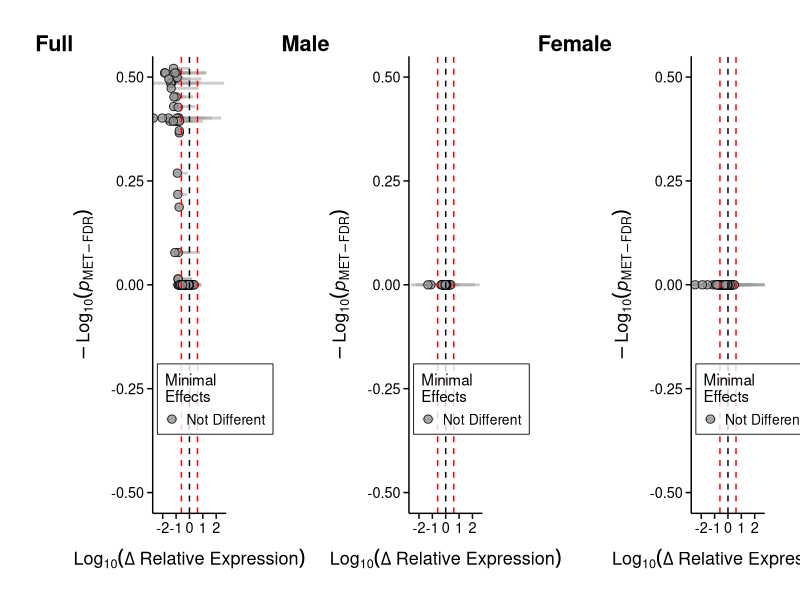

Source code (R): (Note: this script raises an error after producing the figure.)
#Authour: Evan Krysmanski
#Looking at evidence for "non-equivalence"
#Objective is to use two one-tail t-tests with a margin to determine if difference
# are clearly greater than or less than the predefined equivalence bounds
# Practically; we don't really care if genes are not clearly equivalent within strict
# bounds, but may be concerned if they are clearly different from our predefined 
# boundries

library(tidyverse)
library(ggplot2)

#read in the data; saved from Relative_expression_TOSTs________________________

#start with the male data:
male_data <- read.csv(file = "data/clean/RE_data_male.csv", header = TRUE) %>% 
  select(Geneid, starts_with("FC_")) %>% 
  filter(Geneid != "mgst1.2")

male_data_tests <- male_data %>% 
  rowwise() %>% 
  mutate(lower_test_p = (t.test(x = c_across(starts_with("FC_E")), 
                                y = c_across(starts_with("FC_UN")), 
                                mu = -3, 
                                alternative = "less", 
                                paired = TRUE))$p.value, 
         upper_test_p = (t.test(x = c_across(starts_with("FC_E")), 
                                y = c_across(starts_with("FC_UN")), 
                                mu = 3, 
                                alternative = "greater", 
                                paired = TRUE))$p.value, 
         mean_diff = mean(c_across(starts_with("FC_E")) - (c_across(starts_with("FC_UN")))),
         sd_diff = sd(c_across(starts_with("FC_E")) - c_across(starts_with("FC_UN")))) %>% 
  ungroup() %>% 
  mutate(lower_p_adj = p.adjust(lower_test_p, method = "BH", n = length(male_data$Geneid)), 
         upper_p_adj = p.adjust(upper_test_p, method = "BH", n = length(male_data$Geneid)),
         p_MET = pmin(lower_test_p, upper_test_p),
         p_MET_adj = p.adjust(p_MET, method = "BH"),
         rank = rank(p_MET, ties.method = "first"),
         alpha_k = (rank / nrow(male_data)) * .1,
         tcrit_FDR = qt(1 - alpha_k, df = 3 - 1),
         ci_low_FDR = mean_diff - tcrit_FDR * sd_diff / sqrt(3),
         ci_up_FDR  = mean_diff + tcrit_FDR * sd_diff / sqrt(3),
         different_FDR_CI = (ci_up_FDR < -3 | ci_low_FDR > 3),
         different = (lower_p_adj < 0.05 | upper_p_adj < 0.05 ))

summary(male_data_tests$different)
summary(male_data_tests$different_FDR_CI)

#Visualize Results:
MET_male <- ggplot(
  male_data_tests,
  aes(x = sign(mean_diff) * log10(abs(mean_diff) + 1),
      y = -log10(p_MET_adj),
      fill = different_FDR_CI)) +
  geom_errorbar(aes(xmin = sign(ci_low_FDR) * log10(abs(ci_low_FDR) + 1),
                    xmax = sign(ci_up_FDR)  * log10(abs(ci_up_FDR) + 1),
                    colour = different_FDR_CI),
                width = 0,
                linewidth = 1,
                alpha = 0.5) +
  geom_point(shape = 21,
             size = 2.5,
             alpha = 0.8,
             colour = "black") +
  scale_fill_manual(values = c("TRUE" = "firebrick3", "FALSE" = "grey60"),
                    breaks = c("TRUE", "FALSE"),
                    labels = c("TRUE" = "Different (FDR‑MET)","FALSE" = "Not Different")) +
  scale_colour_manual(values = c("TRUE" = "firebrick3", "FALSE" = "grey60"),
                      breaks = c(TRUE, FALSE),
                      labels = c("TRUE" = "Different (FDR‑MET)", "FALSE" = "Not Different")) +
  geom_vline(xintercept = c(log10(3 + 1) * -1, log10(3 + 1)),
             linetype = "dashed",
             colour = "red") +
  geom_vline(xintercept = 0,
             linetype = "dashed",
             colour = "black") +
  labs(x = expression(Log[10](Delta~"Relative Expression")),
       y = expression(-Log[10](italic(p)[MET-FDR])),
       tag = "Male",
       fill = "Minimal\nEffects",
       colour = "Minimal\nEffects") +
  coord_cartesian(xlim = c(-2.5, 2.5),  
                  ylim = c(-0.5, 0.5)) +
  theme_minimal() +
  theme(
    axis.line = element_line(colour = "black"),
    panel.grid.minor = element_blank(),
    panel.grid.major = element_blank(),
    plot.margin = margin(20, 20, 20, 20),
    legend.position = c(0.85, 0.25),
    legend.key.size = unit(10, "pt"),
    legend.text = element_text(size = 10),
    legend.title = element_text(size = 11),
    legend.background = element_rect(
      fill = alpha("white", 0.8),
      colour = "black",
      linewidth = 0.3
    ),
    text = element_text(size = 13, colour = "black"),
    axis.text = element_text(colour = "black"),
    axis.title.x = element_text(vjust = -1),
    axis.title.y = element_text(margin = margin(r = 10)),
    plot.tag = element_text(face = "bold", vjust = 1),
    axis.ticks = element_line(colour = "black"),
    axis.ticks.length = unit(4, "pt")
  )

#Female data now... 
fem_data <- read.csv(file = "data/clean/RE_data_female.csv", header = TRUE) %>% 
  select(Geneid, starts_with("FC_")) %>% 
  filter(Geneid != "sod2")

fem_data_tests <- fem_data %>% 
  rowwise() %>% 
  mutate(lower_test_p = (t.test(x = c_across(starts_with("FC_E")), 
                                y = c_across(starts_with("FC_UN")), 
                                mu = -3, 
                                alternative = "less", 
                                paired = TRUE))$p.value, 
         upper_test_p = (t.test(x = c_across(starts_with("FC_E")), 
                                y = c_across(starts_with("FC_UN")), 
                                mu = 3, 
                                alternative = "greater", 
                                paired = TRUE))$p.value, 
         mean_diff = mean(c_across(starts_with("FC_E")) - (c_across(starts_with("FC_UN")))),
         sd_diff = sd(c_across(starts_with("FC_E")) - c_across(starts_with("FC_UN")))) %>% 
  ungroup() %>% 
  mutate(lower_p_adj = p.adjust(lower_test_p, method = "BH", n = length(fem_data$Geneid)), 
         upper_p_adj = p.adjust(upper_test_p, method = "BH", n = length(fem_data$Geneid)),
         p_MET = pmin(lower_test_p, upper_test_p),
         p_MET_adj = p.adjust(p_MET, method = "BH"),
         rank = rank(p_MET, ties.method = "first"),
         alpha_k = (rank / nrow(fem_data)) * .05,
         tcrit_FDR = qt(1 - alpha_k, df = 3 - 1),
         ci_low_FDR = mean_diff - tcrit_FDR * sd_diff / sqrt(3),
         ci_up_FDR  = mean_diff + tcrit_FDR * sd_diff / sqrt(3),
         different_FDR_CI = (ci_up_FDR < -3 | ci_low_FDR > 3),
         different = (lower_p_adj < 0.05 | upper_p_adj < 0.05 ))

summary(fem_data_tests$different)
summary(fem_data_tests$different_FDR_CI)

#Visualize Results:
MET_fem <- ggplot(
  fem_data_tests,
  aes(x = sign(mean_diff) * log10(abs(mean_diff) + 1),
      y = -log10(p_MET_adj),
      fill = different_FDR_CI)) +
  geom_errorbar(aes(xmin = sign(ci_low_FDR) * log10(abs(ci_low_FDR) + 1),
                    xmax = sign(ci_up_FDR)  * log10(abs(ci_up_FDR) + 1),
                    colour = different_FDR_CI),
                width = 0,
                linewidth = 1,
                alpha = 0.5) +
  geom_point(shape = 21,
             size = 2.5,
             alpha = 0.8,
             colour = "black") +
  scale_fill_manual(values = c("TRUE" = "firebrick3", "FALSE" = "grey60"),
                    breaks = c("TRUE", "FALSE"),
                    labels = c("TRUE" = "Different (FDR‑MET)","FALSE" = "Not Different")) +
  scale_colour_manual(values = c("TRUE" = "firebrick3", "FALSE" = "grey60"),
                      breaks = c(TRUE, FALSE),
                      labels = c("TRUE" = "Different (FDR‑MET)", "FALSE" = "Not Different")) +
  geom_vline(xintercept = c(log10(3 + 1) * -1, log10(3 + 1)),
             linetype = "dashed",
             colour = "red") +
  geom_vline(xintercept = 0,
             linetype = "dashed",
             colour = "black") +
  labs(x = expression(Log[10](Delta~"Relative Expression")),
       y = expression(-Log[10](italic(p)[MET-FDR])),
       tag = "Female",
       fill = "Minimal\nEffects",
       colour = "Minimal\nEffects") +
  coord_cartesian(xlim = c(-2.5, 2.5),  
                  ylim = c(-0.5, 0.5)) +
  theme_minimal() +
  theme(
    axis.line = element_line(colour = "black"),
    panel.grid.minor = element_blank(),
    panel.grid.major = element_blank(),
    plot.margin = margin(20, 20, 20, 20),
    legend.position = c(0.85, 0.25),
    legend.key.size = unit(10, "pt"),
    legend.text = element_text(size = 10),
    legend.title = element_text(size = 11),
    legend.background = element_rect(
      fill = alpha("white", 0.8),
      colour = "black",
      linewidth = 0.3
    ),
    text = element_text(size = 13, colour = "black"),
    axis.text = element_text(colour = "black"),
    axis.title.x = element_text(vjust = -1),
    axis.title.y = element_text(margin = margin(r = 10)),
    plot.tag = element_text(face = "bold", vjust = 1),
    axis.ticks = element_line(colour = "black"),
    axis.ticks.length = unit(4, "pt")
  )

#Male and female combined... 
full_data <- read.csv(file = "data/clean/RE_data_full.csv", header = TRUE) %>% 
  select(Geneid, starts_with("FC_")) %>% 
  filter(Geneid != "akr1a1b")

full_data_tests <- full_data %>% 
  rowwise() %>% 
  mutate(lower_test_p = (t.test(x = c_across(starts_with("FC_E")), 
                                y = c_across(starts_with("FC_UN")), 
                                mu = -3, 
                                alternative = "less", 
                                paired = TRUE))$p.value, 
         upper_test_p = (t.test(x = c_across(starts_with("FC_E")), 
                                y = c_across(starts_with("FC_UN")), 
                                mu = 3, 
                                alternative = "greater", 
                                paired = TRUE))$p.value, 
         mean_diff = mean(c_across(starts_with("FC_E")) - (c_across(starts_with("FC_UN")))),
         sd_diff = sd(c_across(starts_with("FC_E")) - c_across(starts_with("FC_UN")))) %>% 
  ungroup() %>% 
  mutate(lower_p_adj = p.adjust(lower_test_p, method = "BH", n = length(full_data$Geneid)), 
         upper_p_adj = p.adjust(upper_test_p, method = "BH", n = length(full_data$Geneid)),
         p_MET = pmin(lower_test_p, upper_test_p),
         p_MET_adj = p.adjust(p_MET, method = "BH"),
         rank = rank(p_MET, ties.method = "first"),
         alpha_k = (rank / nrow(full_data)) * .1,
         tcrit_FDR = qt(1 - alpha_k, df = 6 - 1),
         ci_low_FDR = mean_diff - tcrit_FDR * sd_diff / sqrt(6),
         ci_up_FDR  = mean_diff + tcrit_FDR * sd_diff / sqrt(6),
         different_FDR_CI = (ci_up_FDR < -3 | ci_low_FDR > 3),
         different = (lower_p_adj < 0.05 | upper_p_adj < 0.05 ))

summary(full_data_tests$different)
summary(full_data_tests$different_FDR_CI)

#Visualize Results:
MET_full <- ggplot(
  full_data_tests,
  aes(x = sign(mean_diff) * log10(abs(mean_diff) + 1),
      y = -log10(p_MET_adj),
      fill = different_FDR_CI)) +
  geom_errorbar(aes(xmin = sign(ci_low_FDR) * log10(abs(ci_low_FDR) + 1),
                    xmax = sign(ci_up_FDR)  * log10(abs(ci_up_FDR) + 1),
                    colour = different_FDR_CI),
                width = 0,
                linewidth = 1,
                alpha = 0.5) +
  geom_point(shape = 21,
             size = 2.5,
             alpha = 0.8,
             colour = "black") +
  scale_fill_manual(values = c("TRUE" = "firebrick3", "FALSE" = "grey60"),
                    breaks = c("TRUE", "FALSE"),
                    labels = c("TRUE" = "Different (FDR‑MET)","FALSE" = "Not Different")) +
  scale_colour_manual(values = c("TRUE" = "firebrick3", "FALSE" = "grey60"),
                      breaks = c(TRUE, FALSE),
                      labels = c("TRUE" = "Different (FDR‑MET)", "FALSE" = "Not Different")) +
  geom_vline(xintercept = c(log10(3 + 1) * -1, log10(3 + 1)),
             linetype = "dashed",
             colour = "red") +
  geom_vline(xintercept = 0,
             linetype = "dashed",
             colour = "black") +
  labs(x = expression(Log[10](Delta~"Relative Expression")),
       y = expression(-Log[10](italic(p)[MET-FDR])),
       tag = "Full",
       fill = "Minimal\nEffects",
       colour = "Minimal\nEffects") +
  coord_cartesian(xlim = c(-2.5, 2.5), 
                  ylim = c(-0.5, 0.5)) +
  theme_minimal() +
  theme(
    axis.line = element_line(colour = "black"),
    panel.grid.minor = element_blank(),
    panel.grid.major = element_blank(),
    plot.margin = margin(20, 20, 20, 20),
    legend.position = c(0.85, 0.25),
    legend.key.size = unit(10, "pt"),
    legend.text = element_text(size = 10),
    legend.title = element_text(size = 11),
    legend.background = element_rect(
      fill = alpha("white", 0.8),
      colour = "black",
      linewidth = 0.3
    ),
    text = element_text(size = 13, colour = "black"),
    axis.text = element_text(colour = "black"),
    axis.title.x = element_text(vjust = -1),
    axis.title.y = element_text(margin = margin(r = 10)),
    plot.tag = element_text(face = "bold", vjust = 1),
    axis.ticks = element_line(colour = "black"),
    axis.ticks.length = unit(4, "pt")
  )

library(patchwork)

(MET_full | MET_male | MET_fem)

#After adjusting p-values seems like nothing falls clearly outside of equivalence bounds
# This is surprising since CIs on the TOST-plot for males at least, suggested that 
# there were several

#I suppose this means we can claim there is evidence that x/y genes RE values are 
#  clearly practically equivalent, and there is insufficient evidence to claim any 
#  of the values are clearly outside the equivalence bounds. Taken together, this 
#  suggests that the bait-capture enrichement data is not distorting relative 
#  expression of the counts, and therefore we believe bait-capture enrichement is 
#  suitable to use for further investigation of the targets in zebrafish. 










#Realizing these samples are paired... re do the TOST
#Try full data:
e_bounds <- 3   # your equivalence bounds
alpha <- 0.05   # for 90% CI
n_val <- 6      # number of paired samples

TOST_full_paired <- full_data %>% 
  rowwise() %>% 
  mutate(Tost_low_p = (t.test(x = c_across(starts_with("FC_E")), 
                              y = c_across(starts_with("FC_UN")),
                              mu = -3,
                              paired = TRUE, 
                              alternative = "greater"))$p.value, 
         Tost_up_p = (t.test(x = c_across(starts_with("FC_E")),
                             y = c_across(starts_with("FC_UN")),
                             mu = 3,
                             paired = TRUE,
                             alternative = "less"))$p.value, 
         NHST_p = (t.test(x = c_across(starts_with("FC_E")), 
                          y = c_across(starts_with("FC_UN")),
                          mu = 0,
                          paired = TRUE, 
                          alternative = "two.sided"))$p.value, 
         mean_diff = mean(c_across(starts_with("FC_E")) - c_across(starts_with("FC_UN"))),
         sd_diff = sd(c_across(starts_with("FC_E")) - c_across(starts_with("FC_UN"))),
         TOST_ci_low = mean_diff - qt(1 - 2*alpha, df = n_val - 1) * sd_diff / sqrt(n_val),
         TOST_ci_up  = mean_diff + qt(1 - 2*alpha, df = n_val - 1) * sd_diff / sqrt(n_val)) %>% 
  ungroup()

TOST_full_paired <- TOST_full_paired %>% 
  mutate(Tost_low_p_adjust = p.adjust(Tost_low_p, method = "BH", n = length(TOST_full_paired$Geneid)), 
         Tost_up_p_adjust = p.adjust(Tost_up_p, method = "BH", n = length(TOST_full_paired$Geneid)), 
         max_p_TOST = pmax(Tost_low_p_adjust, Tost_up_p_adjust), 
         BH_rank = rank(max_p_TOST, ties.method = "first"),     #FDR 10%; BH adjusted CIs
         alpha_k = (BH_rank / nrow(TOST_full_paired)) * 0.05,
         tcrit_k = qt(1 - alpha_k, df = n_val - 1),
         CI_low_FDR = mean_diff - tcrit_k * sd_diff / sqrt(n_val),
         CI_up_FDR  = mean_diff + tcrit_k * sd_diff / sqrt(n_val),
         half_CI_FDR = (abs(CI_low_FDR) + abs(CI_up_FDR)) / 2,
         Equivalence_p = Tost_low_p_adjust < 0.05 & Tost_up_p_adjust < 0.05,
         Equivalence_CI_FDR = CI_low_FDR > -3 & CI_up_FDR < 3)

summary(TOST_full_paired$Equivalence_p)
summary(TOST_full_paired$Equivalence_CI_FDR)

#Plot the results (TOST-plot style)

ggplot(TOST_full_paired, aes(x = mean_diff, y = Geneid)) +
  geom_vline(aes(xintercept = -1*e_bounds), linetype = "dashed", color = "red") +
  geom_vline(aes(xintercept = e_bounds),  linetype = "dashed", color = "red") +
  geom_vline(aes(xintercept = 0), linetype = "dashed", color = "black") +
  geom_point(size = 1.5, 
             alpha = 0.5,
             shape = 22, 
             colour = "purple4", fill = "purple3") +
  geom_errorbar(aes(y = Geneid, xmin = TOST_ci_low, xmax = TOST_ci_up), 
                colour = "purple2", 
                width = 0, 
                linewidth = 1, 
                alpha = 0.5) +
  labs(x = expression(Delta~"FC (trancript/txn2)"), 
       title = "Difference in Slope to Zero (Full Data)") +
  coord_cartesian(xlim = c(-15, 15), 
                  clip = "off") +
  theme_minimal(base_family = "Arial") +
  theme(
    axis.line.x = element_line(color = "black", width = 0.75), 
    axis.ticks.x = element_line(color = "black", width = 0.75),
    axis.text.y = element_blank(),
    axis.title.y = element_blank(), 
    axis.title.x = element_text(size = 15, vjust = -1),
    panel.grid.major.y = element_blank(), 
    panel.grid.minor.y = element_blank(), 
    margins = margin(t = 15, r = 15, l = 15, b = 15, unit = "pt"), 
  )

#Volcano Style Plot
full <- ggplot(TOST_full_paired,
       aes(x = sign(mean_diff) * log10(abs(mean_diff) + 1), 
           y = log10(max_p_TOST),
           fill = Equivalence_CI_FDR)) +
  geom_errorbar(
    aes(xmin = sign(CI_low_FDR) * log10(abs(CI_low_FDR) + 1),
        xmax = sign(CI_up_FDR) * log10(abs(CI_up_FDR) + 1),
        colour = Equivalence_CI_FDR),
    width = 0,
    linewidth = 1,
    alpha = 0.5) +
  geom_point(shape = 21, 
             size = 2.5, 
             alpha = 0.8, 
             colour = "black") +
  scale_fill_manual(values = c("TRUE" = "purple3","FALSE" = "grey60"), 
                    breaks = c("TRUE", "FALSE"), 
                    labels = c("TRUE" = "Equivalent (n = 361)", "FALSE" = "Unclear (n = 75)")) +
  scale_colour_manual(values = c("TRUE" = "purple3", "FALSE" = "grey60"), 
                      breaks = c(TRUE, FALSE),
                      labels = c("TRUE" = "Equivalent (n = 361)", "FALSE" = "Unclear (n = 75)")) +
  geom_vline(xintercept = c(log10(3+1)*-1, log10(3+1)),
             linetype = "dashed", colour = "red") +
  geom_vline(xintercept = 0,
             linetype = "dashed", colour = "black") +
  labs(x = expression(Log[10](Delta~"Relative Expression")), 
       y = expression(Log[10](italic(p)[TOST])),
       tag = "A.",
       fill = "Practical\nEquivalence",
       colour = "Practical\nEquivalence") +
  coord_cartesian(xlim = c(-2.5, 2.5))+
  theme_minimal() +
  theme(
    axis.line = element_line(colour = "black"),
    panel.grid.minor = element_blank(),
    panel.grid.major = element_blank(),
    plot.margin = margin(20, 20, 20, 20),
    legend.position = c(0.85, 0.45),
    legend.key.size = unit(10, "pt"),
    legend.text = element_text(size = 10),
    legend.title = element_text(size = 11),
    legend.background = element_rect(
      fill = alpha("white", 0.8),
      colour = "black",
      linewidth = 0.3),
    text = element_text(size = 13, colour = "black"), 
    axis.text = element_text(colour = "black"), 
    axis.title.x = element_text(vjust = -1), 
    axis.title.y = element_text(margin = margin(r = 10)),
    plot.tag = element_text(face = "bold", vjust = 1),
    axis.ticks = element_line(colour = "black"),
    axis.ticks.length = unit(4, "pt"))

#Try with Male Samples
e_bounds <- 3   # your equivalence bounds
alpha <- 0.05   # for 90% CI
n_val <- 3      # number of paired samples

TOST_male_paired <- male_data %>% 
  rowwise() %>% 
  mutate(Tost_low_p = (t.test(x = c_across(starts_with("FC_E")), 
                              y = c_across(starts_with("FC_UN")),
                              mu = -3,
                              paired = TRUE, 
                              alternative = "greater"))$p.value, 
         Tost_up_p = (t.test(x = c_across(starts_with("FC_E")),
                             y = c_across(starts_with("FC_UN")),
                             mu = 3,
                             paired = TRUE,
                             alternative = "less"))$p.value, 
         NHST_p = (t.test(x = c_across(starts_with("FC_E")), 
                          y = c_across(starts_with("FC_UN")),
                          mu = 0,
                          paired = TRUE, 
                          alternative = "two.sided"))$p.value, 
         mean_diff = mean(c_across(starts_with("FC_E")) - c_across(starts_with("FC_UN"))),
         sd_diff = sd(c_across(starts_with("FC_E")) - c_across(starts_with("FC_UN"))),
         TOST_ci_low = mean_diff - qt(1 - alpha, df = n_val - 1) * sd_diff / sqrt(n_val),
         TOST_ci_up  = mean_diff + qt(1 - alpha, df = n_val - 1) * sd_diff / sqrt(n_val)) %>% 
  ungroup()

TOST_male_paired <- TOST_male_paired %>% 
  mutate(Tost_low_p_adjust = p.adjust(Tost_low_p, method = "BH", n = length(TOST_male_paired$Geneid)), 
         Tost_up_p_adjust = p.adjust(Tost_up_p, method = "BH", n = length(TOST_male_paired$Geneid)), 
         max_p_TOST = pmax(Tost_low_p_adjust, Tost_up_p_adjust), 
         BH_rank = rank(max_p_TOST, ties.method = "first"),     #FDR 10%; BH adjusted CIs
         alpha_k = (BH_rank / nrow(TOST_male_paired)) * 0.05,
         tcrit_k = qt(1 - alpha_k, df = n_val - 1),
         CI_low_FDR = mean_diff - tcrit_k * sd_diff / sqrt(n_val),
         CI_up_FDR  = mean_diff + tcrit_k * sd_diff / sqrt(n_val),
         half_CI_FDR = (abs(CI_low_FDR) + abs(CI_up_FDR)) / 2,
         Equivalence_p = Tost_low_p_adjust < 0.05 & Tost_up_p_adjust < 0.05,
         Equivalence_CI_FDR = CI_low_FDR > -3 & CI_up_FDR < 3)

summary(TOST_male_paired$Equivalence_p)
summary(TOST_male_paired$Equivalence_CI_FDR)

#Plot the results:
ggplot(TOST_male_paired, aes(x = mean_diff, y = Geneid)) +
  geom_vline(aes(xintercept = -1*e_bounds), linetype = "dashed", color = "red") +
  geom_vline(aes(xintercept = e_bounds),  linetype = "dashed", color = "red") +
  geom_vline(aes(xintercept = 0), linetype = "dashed", color = "black") +
  geom_point(size = 1.5, 
             alpha = 0.5,
             shape = 22, 
             colour = "navy", fill = "blue4") +
  geom_errorbar(aes(y = Geneid, xmin = TOST_ci_low, xmax = TOST_ci_up), 
                colour = "steelblue", 
                width = 0, 
                linewidth = 1, 
                alpha = 0.5) +
  labs(x = expression(Delta~"FC (trancript/txn2)"), 
       title = "Difference in Slope to Zero (Full Data)") +
  coord_cartesian(xlim = c(-22, 5), 
                  clip = "off") +
  theme_minimal(base_family = "Arial") +
  theme(
    axis.line.x = element_line(color = "black", width = 0.75), 
    axis.ticks.x = element_line(color = "black", width = 0.75),
    axis.text.y = element_blank(),
    axis.title.y = element_blank(), 
    axis.title.x = element_text(size = 15, vjust = -1),
    panel.grid.major.y = element_blank(), 
    panel.grid.minor.y = element_blank(), 
    margins = margin(t = 15, r = 15, l = 15, b = 15, unit = "pt"), 
  )

#Volcano-style Plot

male <- ggplot(TOST_male_paired,
       aes(x = sign(mean_diff) * log10(abs(mean_diff) + 1), 
           y = log10(max_p_TOST),
           fill = Equivalence_CI_FDR)) +
  geom_errorbar(
    aes(xmin = sign(CI_low_FDR) * log10(abs(CI_low_FDR) + 1),
        xmax = sign(CI_up_FDR) * log10(abs(CI_up_FDR) + 1),
        colour = Equivalence_CI_FDR),
    width = 0,
    linewidth = 1,
    alpha = 0.5) +
  geom_point(shape = 21, 
             size = 2.5, 
             alpha = 0.8, 
             colour = "black") +
  scale_fill_manual(values = c("TRUE" = "steelblue","FALSE" = "grey60"), 
                    breaks = c("TRUE", "FALSE"), 
                    labels = c("TRUE" = "Equivalent (n = 433)", "FALSE" = "Unclear (n = 2)")) +
  scale_colour_manual(values = c("TRUE" = "steelblue", "FALSE" = "grey60"), 
                      breaks = c(TRUE, FALSE),
                      labels = c("TRUE" = "Equivalent (n = 433)", "FALSE" = "Unclear (n = 2)")) +
  geom_vline(xintercept = c(log10(3+1)*-1, log10(3+1)),
             linetype = "dashed", colour = "red") +
  geom_vline(xintercept = 0,
             linetype = "dashed", colour = "black") +
  labs(x = expression(Log[10](Delta~"Relative Expression")), 
       y = expression(Log[10](italic(p)[TOST])),
       tag = "A.",
       fill = "Practical\nEquivalence",
       colour = "Practical\nEquivalence") +
  coord_cartesian(xlim = c(-2.5, 2.5)) +
  theme_minimal() +
  theme(
    axis.line = element_line(colour = "black"),
    panel.grid.minor = element_blank(),
    panel.grid.major = element_blank(),
    plot.margin = margin(20, 20, 20, 20),
    legend.position = c(0.85, 0.45),
    legend.key.size = unit(10, "pt"),
    legend.text = element_text(size = 10),
    legend.title = element_text(size = 11),
    legend.background = element_rect(
      fill = alpha("white", 0.8),
      colour = "black",
      linewidth = 0.3),
    text = element_text(size = 13, colour = "black"), 
    axis.text = element_text(colour = "black"), 
    axis.title.x = element_text(vjust = -1), 
    axis.title.y = element_text(margin = margin(r = 10)),
    plot.tag = element_text(face = "bold", vjust = 1),
    axis.ticks = element_line(colour = "black"),
    axis.ticks.length = unit(4, "pt"))

#Time for female samples
#Try full data:
e_bounds <- 3   # your equivalence bounds
alpha <- 0.05   # for 90% CI
n_val <- 3      # number of paired samples

TOST_fem_paired <- fem_data %>% 
  rowwise() %>% 
  mutate(Tost_low_p = (t.test(x = c_across(starts_with("FC_E")), 
                              y = c_across(starts_with("FC_UN")),
                              mu = -3,
                              paired = TRUE, 
                              alternative = "greater"))$p.value, 
         Tost_up_p = (t.test(x = c_across(starts_with("FC_E")),
                             y = c_across(starts_with("FC_UN")),
                             mu = 3,
                             paired = TRUE,
                             alternative = "less"))$p.value, 
         NHST_p = (t.test(x = c_across(starts_with("FC_E")), 
                          y = c_across(starts_with("FC_UN")),
                          mu = 0,
                          paired = TRUE, 
                          alternative = "two.sided"))$p.value, 
         mean_diff = mean(c_across(starts_with("FC_E")) - c_across(starts_with("FC_UN"))),
         sd_diff = sd(c_across(starts_with("FC_E")) - c_across(starts_with("FC_UN"))),
         TOST_ci_low = mean_diff - qt(1 - 2*alpha, df = n_val - 1) * sd_diff / sqrt(n_val),
         TOST_ci_up  = mean_diff + qt(1 - 2*alpha, df = n_val - 1) * sd_diff / sqrt(n_val)) %>% 
  ungroup()

TOST_fem_paired <- TOST_fem_paired %>% 
  mutate(Tost_low_p_adjust = p.adjust(Tost_low_p, method = "BH", n = length(TOST_fem_paired$Geneid)), 
         Tost_up_p_adjust = p.adjust(Tost_up_p, method = "BH", n = length(TOST_fem_paired$Geneid)), 
         max_p_TOST = pmax(Tost_low_p_adjust, Tost_up_p_adjust), 
         BH_rank = rank(max_p_TOST, ties.method = "first"),     #FDR 10%; BH adjusted CIs
         alpha_k = (BH_rank / nrow(TOST_fem_paired)) * 0.05,
         tcrit_k = qt(1 - alpha_k, df = n_val - 1),
         CI_low_FDR = mean_diff - tcrit_k * sd_diff / sqrt(n_val),
         CI_up_FDR  = mean_diff + tcrit_k * sd_diff / sqrt(n_val),
         half_CI_FDR = (abs(CI_low_FDR) + abs(CI_up_FDR)) / 2,
         Equivalence_p = Tost_low_p_adjust < 0.05 & Tost_up_p_adjust < 0.05,
         Equivalence_CI_FDR = CI_low_FDR > -3 & CI_up_FDR < 3)

summary(TOST_fem_paired$Equivalence_p)
summary(TOST_fem_paired$Equivalence_CI_FDR)

#Volcano Style Plot

female <- ggplot(TOST_fem_paired,
       aes(x = sign(mean_diff) * log10(abs(mean_diff) + 1), 
           y = log10(max_p_TOST),
           fill = Equivalence_CI_FDR)) +
  geom_errorbar(
    aes(xmin = sign(CI_low_FDR) * log10(abs(CI_low_FDR) + 1),
        xmax = sign(CI_up_FDR) * log10(abs(CI_up_FDR) + 1),
        colour = Equivalence_CI_FDR),
    width = 0,
    linewidth = 1,
    alpha = 0.5) +
  geom_point(shape = 21, 
             size = 2.5, 
             alpha = 0.8, 
             colour = "black") +
  scale_fill_manual(values = c("TRUE" = "indianred","FALSE" = "grey60"), 
                    breaks = c("TRUE", "FALSE"), 
                    labels = c("TRUE" = "Equivalent (n = 419)", "FALSE" = "Unclear (n = 17)")) +
  scale_colour_manual(values = c("TRUE" = "indianred", "FALSE" = "grey60"), 
                      breaks = c(TRUE, FALSE),
                      labels = c("TRUE" = "Equivalent (n = 419)", "FALSE" = "Unclear (n = 17)")) +
  geom_vline(xintercept = c(log10(3+1)*-1, log10(3+1)),
             linetype = "dashed", colour = "red") +
  geom_vline(xintercept = 0,
             linetype = "dashed", colour = "black") +
  labs(x = expression(Log[10](Delta~"Relative Expression")), 
       y = expression(Log[10](italic(p)[TOST])),
       fill = "Practical\nEquivalence",
       colour = "Practical\nEquivalence", 
       tag = "B.") +
  coord_cartesian(xlim = c(-2.5, 2.5)) +
  theme_minimal() +
  theme(
    axis.line = element_line(colour = "black"),
    panel.grid.minor = element_blank(),
    panel.grid.major = element_blank(),
    plot.margin = margin(20, 20, 20, 20),
    legend.position = c(0.85, 0.45),
    legend.key.size = unit(10, "pt"),
    legend.text = element_text(size = 10),
    legend.title = element_text(size = 11),
    legend.background = element_rect(
      fill = alpha("white", 0.8),
      colour = "black",
      linewidth = 0.3),
    text = element_text(size = 13, colour = "black"), 
    axis.text = element_text(colour = "black"), 
    axis.title.x = element_text(vjust = -1), 
    axis.title.y = element_text(margin = margin(r = 10)),
    plot.tag = element_text(face = "bold", vjust = 1),
    axis.ticks = element_line(colour = "black"),
    axis.ticks.length = unit(4, "pt"))

female
    
library(patchwork)

(male | female)
